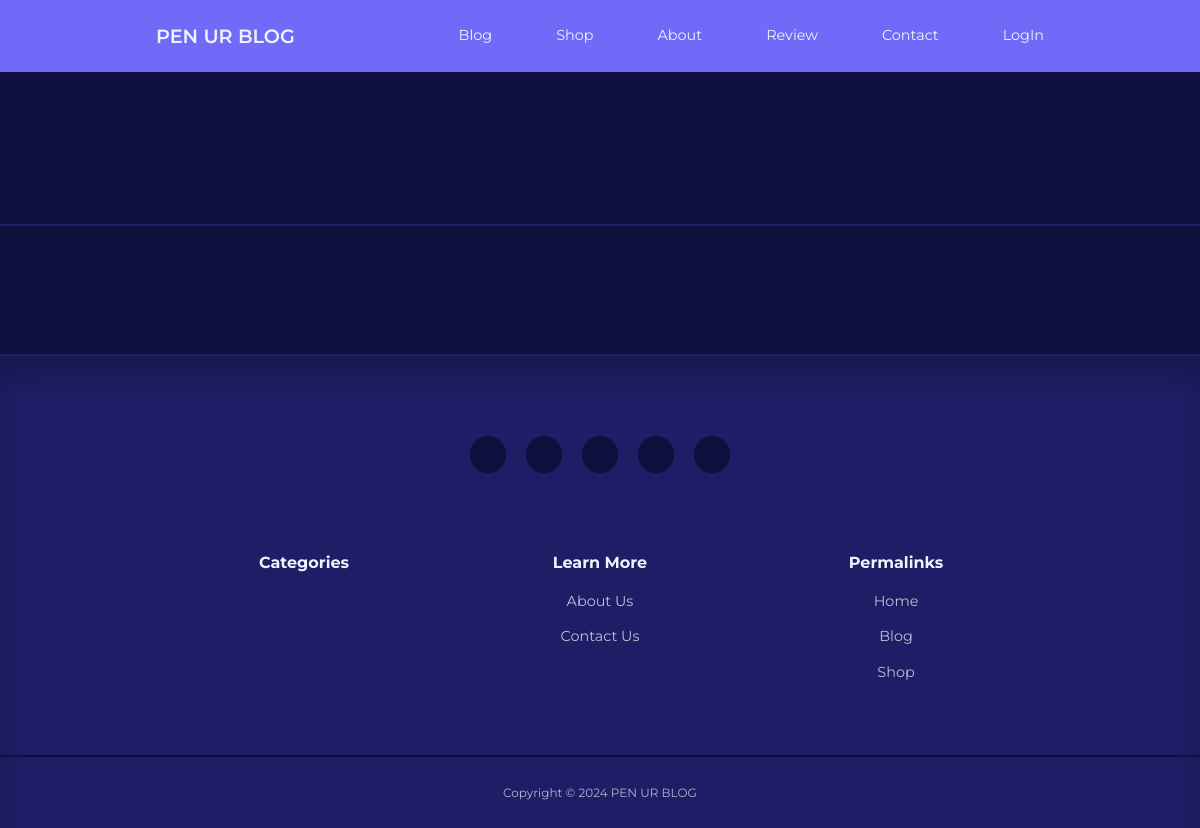
/blog/index.php, run on an earlier commit of the app's database.
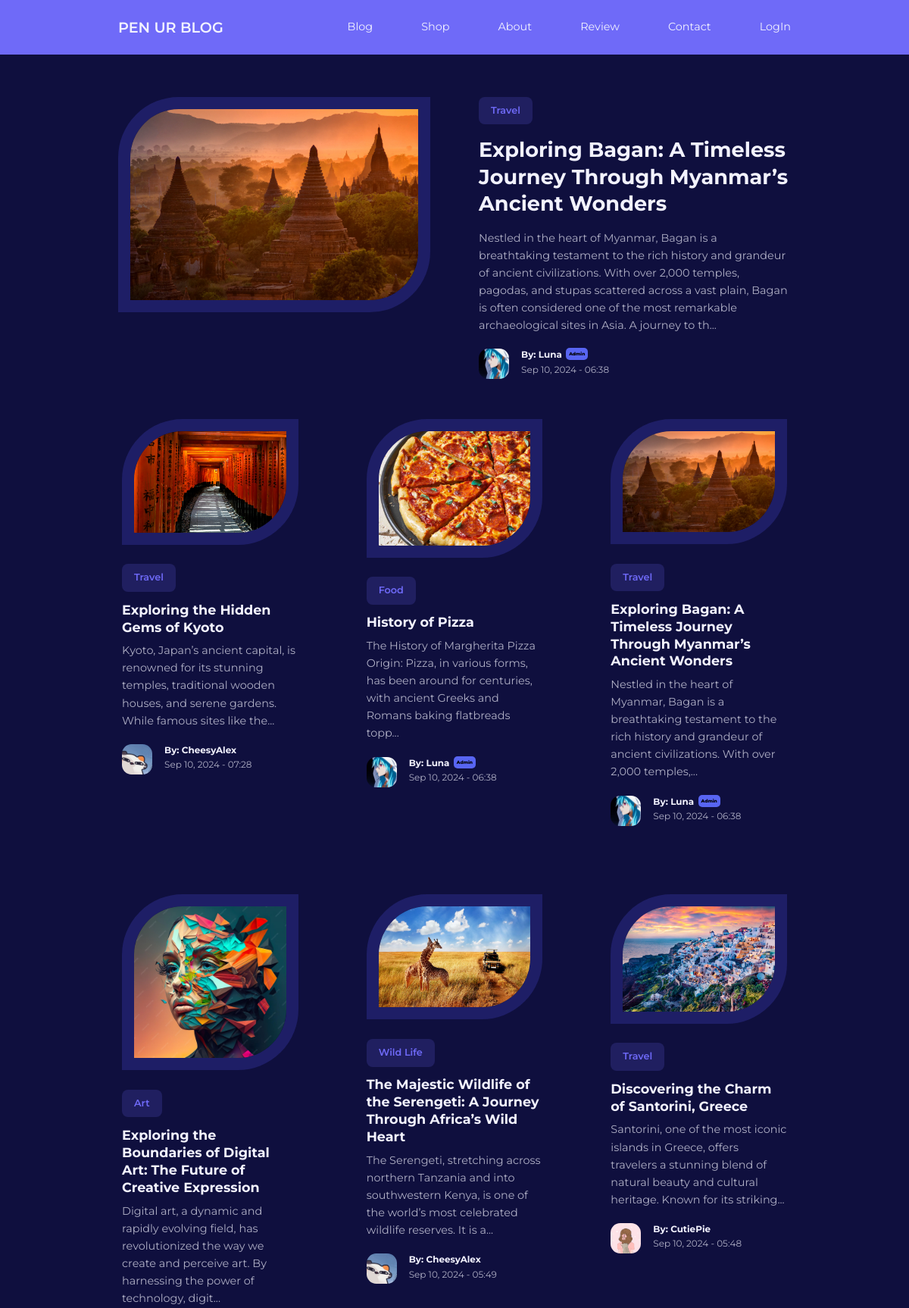
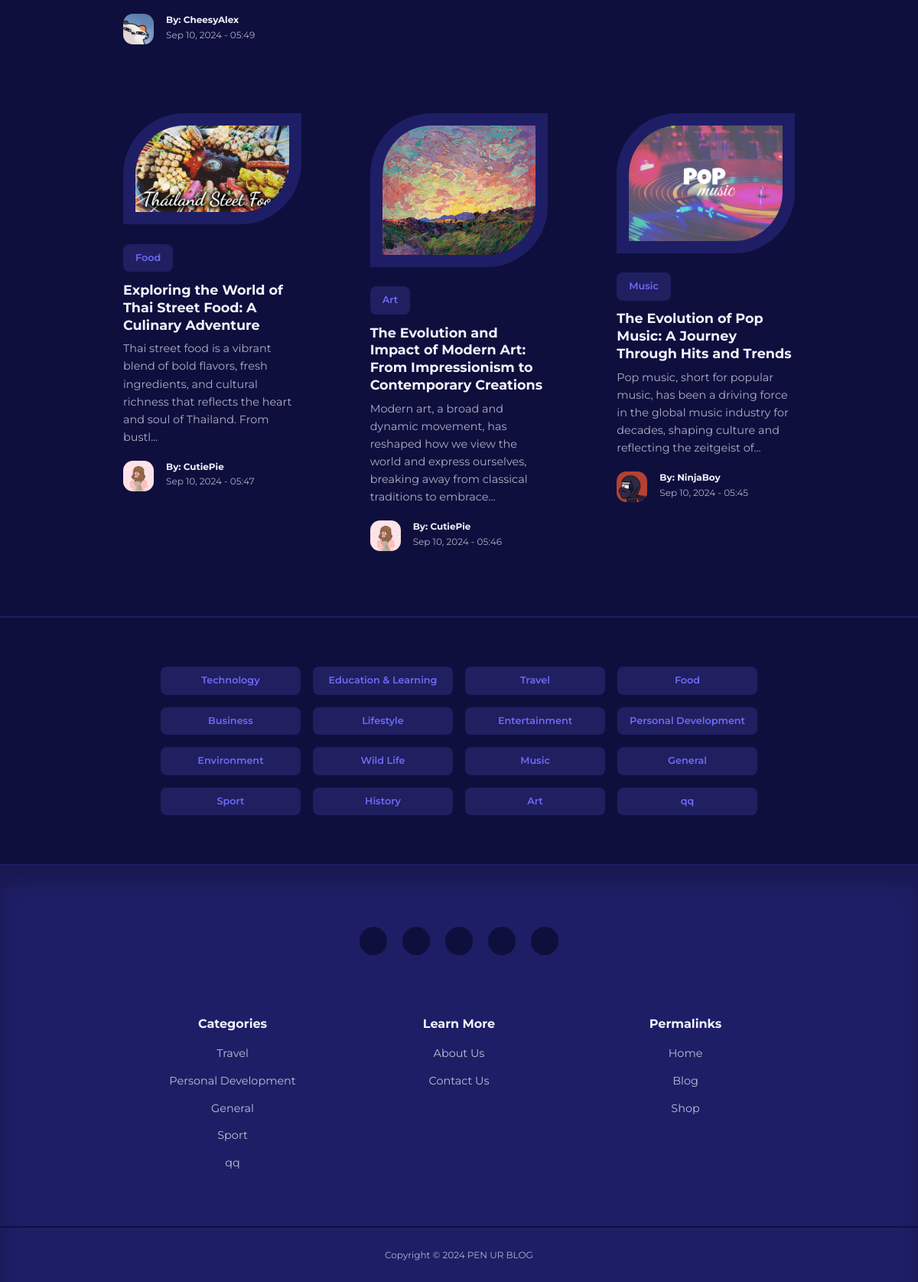
And on a later commit of the database (2 pictures, top to bottom).
### tables this page shows
CREATE TABLE `posts` (
  `id` int(11) UNSIGNED NOT NULL,
  `title` varchar(255) NOT NULL,
  `body` text NOT NULL,
  `thumbnail` varchar(255) NOT NULL,
  `date_time` timestamp NOT NULL DEFAULT current_timestamp(),
  `category_id` int(11) UNSIGNED DEFAULT NULL,
  `author_id` int(11) UNSIGNED NOT NULL,
  `is_featured` tinyint(1) NOT NULL
);

CREATE TABLE `categories` (
  `id` int(11) UNSIGNED NOT NULL,
  `title` varchar(50) NOT NULL,
  `description` text NOT NULL
);

CREATE TABLE `users` (
  `id` int(11) UNSIGNED NOT NULL,
  `username` varchar(50) NOT NULL,
  `email` varchar(100) NOT NULL,
  `password` varchar(255) NOT NULL,
  `avatar` varchar(255) NOT NULL,
  `is_admin` tinyint(1) NOT NULL,
  `bio` varchar(255) NOT NULL,
  `reset_token_hash` varchar(64) DEFAULT NULL,
  `reset_token_expires_at` datetime DEFAULT NULL
);

### blog/index.php (the view)
<?php
include 'partials/header.php';
$featured_query = "SELECT * FROM posts WHERE is_featured=1";
$featured_result = mysqli_query($connection, $featured_query);
$featured = mysqli_fetch_assoc($featured_result);
$query = "SELECT * FROM posts ORDER BY date_time DESC LIMIT 9";
$posts = mysqli_query($connection, $query);
?>
<?php if (mysqli_num_rows($featured_result) == 1) : ?>
    <section class="featured">
        <div class="container featured__container">
            <div class="post__thumbnail">
                <a href="<?= ROOT_URL ?>post.php?id=<?= $featured['id'] ?>">
                    <img src="./images/<?= $featured['thumbnail'] ?>" alt="<?= $featured['title'] ?>">
                </a>
            </div>
            <div class="post__info">
                <?php
                $category_id = $featured['category_id'];
                $category_query = "SELECT * FROM categories WHERE id=$category_id";
                $category_result = mysqli_query($connection, $category_query);
                $category = mysqli_fetch_assoc($category_result);
                ?>
                <a href="<?= ROOT_URL ?>category-posts.php?id=<?= $featured['category_id'] ?>" class="category__button"><?= $category['title'] ?></a>
                <h2 class="post__title"><a href="<?= ROOT_URL ?>post.php?id=<?= $featured['id'] ?>"><?= $featured['title'] ?></a></h2>
                <p class="post__body">
                    <?= substr($featured['body'], 0, 300) ?>...
                </p>
                <div class="post__author">
                    <?php
                    $author_id = $featured['author_id'];
                    $author_query = "SELECT * FROM users WHERE id=$author_id";
                    $author_result = mysqli_query($connection, $author_query);
                    $author = mysqli_fetch_assoc($author_result);
                    ?>
                    <div class="post__author-avatar">
                        <a href="<?= ROOT_URL ?>profile.php?id=<?= $author['id'] ?>">
                            <img src="./images/<?= $author['avatar'] ?>" alt="<?= $author['username'] ?>'s Avatar">
                        </a>
                    </div>
                    <div class="post__author-info">
                        <h5>
                            By:
                            <a href="<?= ROOT_URL ?>profile.php?id=<?= $featured['author_id'] ?>">
                                <?= "{$author['username']}" ?>
                             </a>
                            <?php if ($author['is_admin'] == 1) : ?>
                                <b class="admin_tag">Admin</b>
                            <?php endif ?>
                        </h5>
                        <small>
                            <?= date("M d, Y - H:i", strtotime($featured['date_time'])) ?>
                        </small>
                    </div>
                </div>
            </div>
        </div>
    </section>
<?php endif ?>
<section class="posts <?= $featured ? '' : 'section__extra-margin' ?>">
    <div class="container posts__container">
        <?php while ($post = mysqli_fetch_assoc($posts)) : ?>
            <article class="post">
                <div class="post__thumbnail">
                    <a href="<?= ROOT_URL ?>post.php?id=<?= $post['id'] ?>">
                        <img src="./images/<?= $post['thumbnail'] ?>" alt="<?= $post['title'] ?>">
                    </a>
                </div>
                <div class="post__info">
                    <?php
                        $category_id = $post['category_id'];
                        $category_query = "SELECT * FROM categories WHERE id=$category_id";
                        $category_result = mysqli_query($connection, $category_query);
                        $category = mysqli_fetch_assoc($category_result);
                    ?>
                    <a href="<?= ROOT_URL ?>category-posts.php?id=<?= $post['category_id'] ?>" class="category__button"><?= $category['title'] ?></a>
                    <h3 class="post__title">
                        <a href="<?= ROOT_URL ?>post.php?id=<?= $post['id'] ?>"><?= $post['title'] ?></a>
                    </h3>
                    <p class="post__body">
                        <?= substr($post['body'], 0, 150) ?>...
                    </p>
                    <div class="post__author">
                        <?php
                        $author_id = $post['author_id'];
                        $author_query = "SELECT * FROM users WHERE id=$author_id";
                        $author_result = mysqli_query($connection, $author_query);
                        $author = mysqli_fetch_assoc($author_result);
                        ?>
                        <div class="post__author-avatar">
                            <a href="<?= ROOT_URL ?>profile.php?id=<?= $author['id'] ?>">
                                <img src="./images/<?= $author['avatar'] ?>" alt="<?= $author['username'] ?>'s Avatar">
                            </a>
                        </div>
                        <div class="post__author-info">
                            <h5>
                                By:
                                <a href="<?= ROOT_URL ?>profile.php?id=<?= $post['author_id'] ?>">
                                    <?= "{$author['username']}" ?>
                                </a>
                                <?php if ($author['is_admin'] == 1) : ?>
                                    <b class="admin_tag">Admin</b>
                                <?php endif ?>
                            </h5>
                            <small>
                                <?= date("M d, Y - H:i", strtotime($post['date_time'])) ?>
                            </small>
                        </div>
                    </div>
                </div>
            </article>
        <?php endwhile ?>
    </div>
</section>
<section class="category__buttons">
    <div class="container category__buttons-container">
        <?php
        $all_categories_query = "SELECT * FROM categories";
        $all_categories = mysqli_query($connection, $all_categories_query);
        ?>
        <?php while ($category = mysqli_fetch_assoc($all_categories)) : ?>
            <a href="<?= ROOT_URL ?>category-posts.php?id=<?= $category['id'] ?>" class="category__button"><?= $category['title'] ?></a>
        <?php endwhile ?>
    </div>
</section>
<?php
include 'partials/footer.php';
?>

### blog/partials/footer.php (shortened to what the changed rows need)
<?php
$category_query = "SELECT * FROM categories ORDER BY RAND() LIMIT 5";
$category_result = mysqli_query($connection, $category_query);
?>
<footer>
        <div class="footer__socials">
        </div>
        <div class="container footer__container">
            <article>
                <ul>
                    <?php while ($category = mysqli_fetch_assoc($category_result)): ?>
                        <li><a href="<?= ROOT_URL ?>category-posts.php?id=<?= $category['id'] ?>"><?= $category['title']     ?></a></li>
                    <?php endwhile ?>
                </ul>
            </article>
        </div>
        <div class="footer__copyright">
        </div>
    </footer>
</body>
</html>

What changed in the data, as far as the page shows it:
added posts: thumbnail (picture), title "Exploring Bagan: A Timeless Journey Through Myanmar’s Ancient Wonders", body "Nestled in the heart of Myanmar, Bagan is a breathtaking testament to the rich history and grandeur of ancient civilizations. With over 2,000 temples, pagodas, and stupas scattered across a vast plain, Bagan is often considered one of the most remarkable archaeological sites in Asia. A journey to th", date_time "Sep 10, 2024 - 06:38", category.title "Travel", body "Nestled in the heart of Myanmar, Bagan is a breathtaking testament to the rich history and grandeur of ancient civilizations. With over 2,000 temples,", author.avatar (picture), author.username "Luna", shows "Admin"
added categories: title "Travel"
added users: avatar (picture), username "Luna"
added posts: thumbnail (picture), category.title "Travel", title "Exploring the Hidden Gems of Kyoto", body "Kyoto, Japan’s ancient capital, is renowned for its stunning temples, traditional wooden houses, and serene gardens. While famous sites like the", author.avatar (picture), author.username "CheesyAlex", date_time "Sep 10, 2024 - 07:28"
added posts: thumbnail (picture), category.title "Food", title "History of Pizza", body "The History of Margherita Pizza Origin: Pizza, in various forms, has been around for centuries, with ancient Greeks and Romans baking flatbreads topp", author.avatar (picture), author.username "Luna", shows "Admin", date_time "Sep 10, 2024 - 06:38"
added posts: thumbnail (picture), category.title "Art", title "Exploring the Boundaries of Digital Art: The Future of Creative Expression", body "Digital art, a dynamic and rapidly evolving field, has revolutionized the way we create and perceive art. By harnessing the power of technology, digit", author.avatar (picture), author.username "CheesyAlex", date_time "Sep 10, 2024 - 05:49"
added posts: thumbnail (picture), category.title "Wild Life", title "The Majestic Wildlife of the Serengeti: A Journey Through Africa’s Wild Heart", body "The Serengeti, stretching across northern Tanzania and into southwestern Kenya, is one of the world’s most celebrated wildlife reserves. It is a", author.avatar (picture), author.username "CheesyAlex", date_time "Sep 10, 2024 - 05:49"
added posts: thumbnail (picture), category.title "Travel", title "Discovering the Charm of Santorini, Greece", body "Santorini, one of the most iconic islands in Greece, offers travelers a stunning blend of natural beauty and cultural heritage. Known for its striking", author.avatar (picture), author.username "CutiePie", date_time "Sep 10, 2024 - 05:48"
added posts: thumbnail (picture), category.title "Food", title "Exploring the World of Thai Street Food: A Culinary Adventure", body "Thai street food is a vibrant blend of bold flavors, fresh ingredients, and cultural richness that reflects the heart and soul of Thailand. From bustl", author.avatar (picture), author.username "CutiePie", date_time "Sep 10, 2024 - 05:47"
added posts: thumbnail (picture), category.title "Art", title "The Evolution and Impact of Modern Art: From Impressionism to Contemporary Creations", body "Modern art, a broad and dynamic movement, has reshaped how we view the world and express ourselves, breaking away from classical traditions to embrace", author.avatar (picture), author.username "CutiePie", date_time "Sep 10, 2024 - 05:46"
added posts: thumbnail (picture), category.title "Music", title "The Evolution of Pop Music: A Journey Through Hits and Trends", body "Pop music, short for popular music, has been a driving force in the global music industry for decades, shaping culture and reflecting the zeitgeist of", author.avatar (picture), author.username "NinjaBoy", date_time "Sep 10, 2024 - 05:45"
added categories: title "Technology"
added categories: title "Education & Learning"
added categories: title "Food"
added categories: title "Business"
added categories: title "Lifestyle"
added categories: title "Entertainment"
added categories: title "Personal Development"
added categories: title "Environment"
added categories: title "Wild Life"
added categories: title "Music"
added categories: title "General"
added categories: title "Sport"
added categories: title "History"
added categories: title "Art"
added categories: title "qq"
Also different on the page:
text now shown: "... By: Admin"
